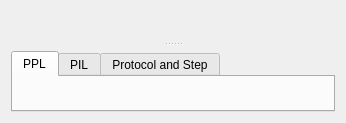
<?xml version="1.0" encoding="UTF-8"?>
<ui version="4.0">
 <class>PPLProcedure</class>
 <widget class="QWidget" name="PPLProcedure">
  <property name="geometry">
   <rect>
    <x>0</x>
    <y>0</y>
    <width>346</width>
    <height>123</height>
   </rect>
  </property>
  <property name="windowTitle">
   <string>Form</string>
  </property>
  <layout class="QGridLayout" name="gridLayout_4">
   <item row="0" column="0">
    <widget class="QSplitter" name="splitter">
     <property name="orientation">
      <enum>Qt::Orientation::Vertical</enum>
     </property>
     <property name="handleWidth">
      <number>3</number>
     </property>
     <widget class="DataExchangeWidget" name="dataExchangeWidget" native="true"/>
     <widget class="QWidget" name="layoutWidget">
      <layout class="QVBoxLayout" name="verticalLayout">
       <item>
        <widget class="NameDescriptionWidget" name="nameDescriptionWidget" native="true"/>
       </item>
       <item>
        <widget class="QTabWidget" name="tabWidget">
         <property name="currentIndex">
          <number>0</number>
         </property>
         <widget class="QWidget" name="pplTab">
          <attribute name="title">
           <string>PPL</string>
          </attribute>
          <layout class="QGridLayout" name="gridLayout">
           <item row="0" column="0">
            <widget class="ASRUWidget" name="pplWidget" native="true"/>
           </item>
          </layout>
         </widget>
         <widget class="QWidget" name="pilTab">
          <attribute name="title">
           <string>PIL</string>
          </attribute>
          <layout class="QGridLayout" name="gridLayout_2">
           <item row="0" column="0">
            <widget class="ASRUWidget" name="pilWidget" native="true"/>
           </item>
          </layout>
         </widget>
         <widget class="QWidget" name="protocolTab">
          <attribute name="title">
           <string>Protocol and Step</string>
          </attribute>
          <layout class="QGridLayout" name="gridLayout_3">
           <item row="0" column="0">
            <widget class="PPLProtocolStepWidget" name="protocolWidget" native="true"/>
           </item>
           <item row="1" column="0">
            <widget class="PPLProtocolStepWidget" name="protocolStepWidget" native="true"/>
           </item>
           <item row="2" column="0">
            <widget class="ProcedureWidget" name="procedureWidget" native="true"/>
           </item>
          </layout>
         </widget>
        </widget>
       </item>
      </layout>
     </widget>
    </widget>
   </item>
  </layout>
 </widget>
 <customwidgets>
  <customwidget>
   <class>DataExchangeWidget</class>
   <extends>QWidget</extends>
   <header location="global">gui.widgets.dataclasswidgets.dataexchangewidget</header>
   <container>1</container>
  </customwidget>
  <customwidget>
   <class>NameDescriptionWidget</class>
   <extends>QWidget</extends>
   <header location="global">gui.widgets.dataclasswidgets.namedescriptionwidget</header>
   <container>1</container>
  </customwidget>
  <customwidget>
   <class>ASRUWidget</class>
   <extends>QWidget</extends>
   <header location="global">gui.widgets.dataclasswidgets.asruwidgets.asruwidget</header>
   <container>1</container>
  </customwidget>
  <customwidget>
   <class>PPLProtocolStepWidget</class>
   <extends>QWidget</extends>
   <header location="global">gui.widgets.dataclasswidgets.asruwidgets.pplprotocolstepwidget</header>
   <container>1</container>
  </customwidget>
  <customwidget>
   <class>ProcedureWidget</class>
   <extends>QWidget</extends>
   <header location="global">gui.widgets.dataclasswidgets.procedurewidget</header>
   <container>1</container>
  </customwidget>
 </customwidgets>
 <resources/>
 <connections/>
</ui>
